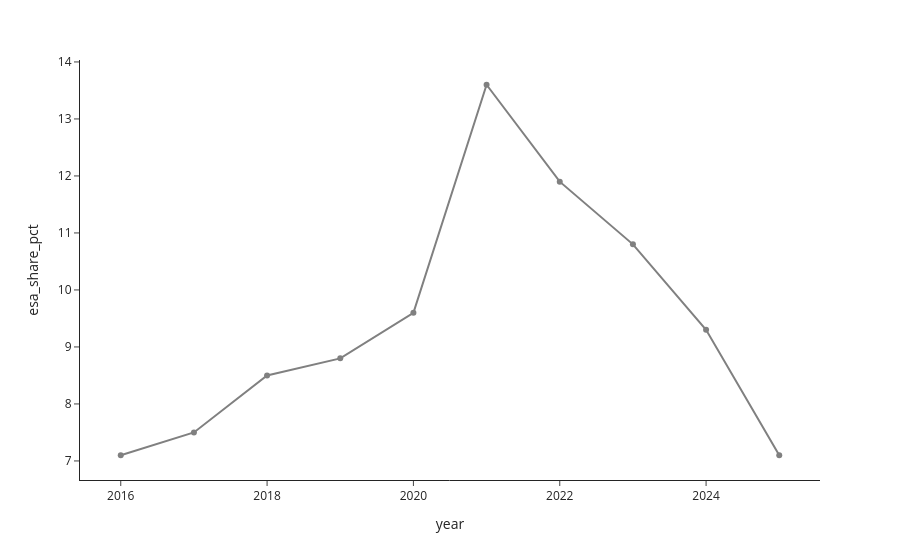

The notebook cell this image was saved under:
### Code cell
europe = pd.read_sql("""
    WITH RECURSIVE years(y) AS (
        SELECT 2016
        UNION ALL
        SELECT y + 1 FROM years WHERE y < 2025
    )
    SELECT y AS year,
           COUNT(*) AS in_orbit,
           SUM(c.esa_member) AS esa,
           ROUND(100.0 * SUM(c.esa_member) / COUNT(*), 1) AS esa_share_pct
    FROM years
    JOIN satellite s ON s.launch_date <= y || '-12-31'
                    AND (s.decay_date IS NULL OR s.decay_date > y || '-12-31')
    JOIN organisation o ON o.code = s.owner_code
    JOIN country c ON c.code = o.country_code
    GROUP BY y
    ORDER BY y""", con)

display(europe)
fig = px.line(europe, x="year", y="esa_share_pct", markers=True, template="simple_white",
              color_discrete_sequence=["grey"])
fig.show(config={"displayModeBar": False})

### Figure 1 — Plotly figure (JSON) as saved in the notebook; plotly's stock layout.template omitted (floating-point values rounded to 4 significant figures)
{"data": [{"hovertemplate": "year=%{x}<br>esa_share_pct=%{y}<extra></extra>", "legendgroup": "", "line": {"color": "grey", "dash": "solid"}, "marker": {"symbol": "circle"}, "mode": "lines+markers", "name": "", "orientation": "v", "showlegend": false, "type": "scatter", "x": [2016, 2017, 2018, 2019, 2020, 2021, 2022, 2023, 2024, 2025], "xaxis": "x", "y": [7.1, 7.5, 8.5, 8.8, 9.6, 13.6, 11.9, 10.8, 9.3, 7.1], "yaxis": "y"}], "layout": {"legend": {"tracegroupgap": 0}, "margin": {"t": 60}, "xaxis": {"anchor": "y", "domain": [0, 1], "title": {"text": "year"}}, "yaxis": {"anchor": "x", "domain": [0, 1], "title": {"text": "esa_share_pct"}}}}
